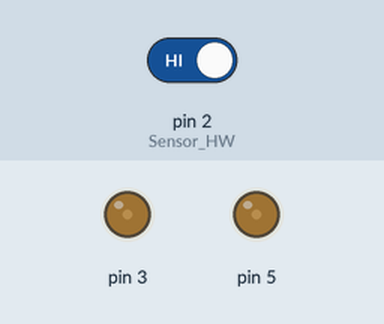
This sketch was run on a simulated Arduino Uno, built with avr-gcc and run on an emulated ATmega328P. Shown: output pins drawn as LEDs (lit = HIGH). The test bench sets the inputs (shaded band); at power-on: pin 2 (Sensor_HW) HIGH. Pins used as bus, display or sensor lines are not drawn; what the sketch prints to the serial monitor is not drawn.

Above: at 0.1 s.
At 5.8 s:
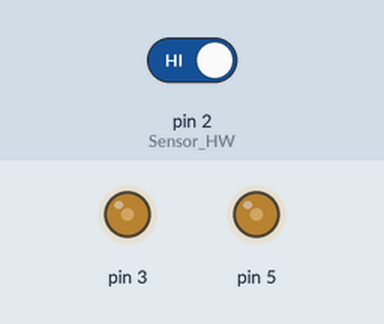
5.9 s: pin 2 (Sensor_HW) driven LOW
At 6.5 s:
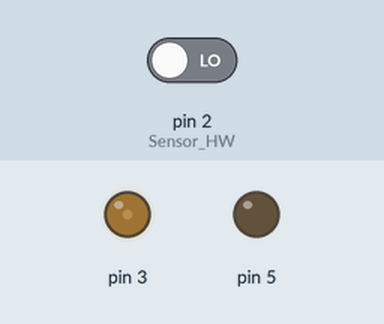
Timing chart, 0 to 8.9 s (numbered marks = the images above; inputs shaded):
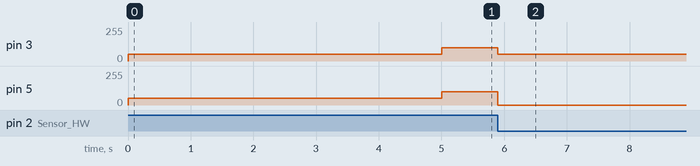

Measured:
- after the input at 5.9 s, pin 3: 100/255 → 50/255 at once; pin 5: 100/255 → 0/255 at once

The sketch:

PS2.ino
```cpp
// Semnal PWM
volatile int f_A=0;
volatile int f_B=0;
volatile int dc_A;
volatile int dc_B;

// Senzor HC-SR04
const int trigPin = 9;
const int echoPin = 10;
long duration;
int distance;

int etapa = 0;
int raza;
int curent = 0;
bool value;
int flag;

// Senzor HW-511
#define Sensor_HW 2

void init_timer()
{
  TCCR1A |= (1 << WGM11) | (1 << COM1A1) | (1 << COM1B1);
  TCCR1B |= (1 << WGM13) | (1 << WGM12) | (1 << CS11);
  //ICR1 = 0x3FFF;
}

void control_motoare()
{
  if(Serial.available() >= 7)
  {
    char input[7];
    Serial.readBytesUntil('\n',input,7);
    char* dc_A_str=strtok(input, "A ");
    char* dc_B_str=strtok(NULL, "B ");
    f_A = atoi(dc_A_str);
    f_B = atoi(dc_B_str);
    dc_A=(int)(255*f_A)/100;
    dc_B=(int)(255*f_B)/100;
    analogWrite(3,dc_A);
    analogWrite(5,dc_B);
  }
}

void senzor_HC_SR04()
{
  digitalWrite(trigPin,LOW);
  delayMicroseconds(2);
  digitalWrite(trigPin,HIGH);
  delayMicroseconds(10);
  digitalWrite(trigPin,LOW);

  duration = pulseIn(echoPin,HIGH);
  distance = duration*0.034/2;
}

void senzor_HW()
{
  value = digitalRead(Sensor_HW);
}

void setup() {
  Serial.begin(9600);
  init_timer();
  pinMode(3,OUTPUT);
  pinMode(5,OUTPUT);
  pinMode(trigPin,OUTPUT);
  pinMode(echoPin,INPUT);
  pinMode(Sensor_HW,INPUT);
}

void loop() {
  // Sensor HC-SR04
  if(etapa == 0) // etapa de initializare
  {
    while(millis() < 5000)
    {
      Serial.print("test");
      analogWrite(3,50);
      analogWrite(5,50);
    }
    //delay(5000);
    etapa = 2;
  }
  while(etapa == 1) // etapa de rotatie
  {
    senzor_HC_SR04();
    analogWrite(3,50);
    analogWrite(5,0);
    /*if(distance < raza)
    {
      etapa = 2;
    }*/
  }
  while(etapa == 2) // etapa de impingere obiect
  {
    senzor_HW();
    analogWrite(3,100);
    analogWrite(5,100);

    if(value == 0)
    {
      etapa = 3;
    }
  }
  while(etapa == 3) // etapa de intoarcere in centru
  {
    curent = millis();
    while(millis() - curent < 700)
    {
      analogWrite(3,50);
      analogWrite(5,0);
    }
    if(millis() - curent > 700)
    {
      flag = 1;
    }
    if(flag)
    {
      curent = millis();
      while(millis() - curent < 1000)
      {
        analogWrite(3,50);
        analogWrite(5,50);
      }
      if(millis() - curent > 1000)
        etapa = 2;
    }
  }
}
```
